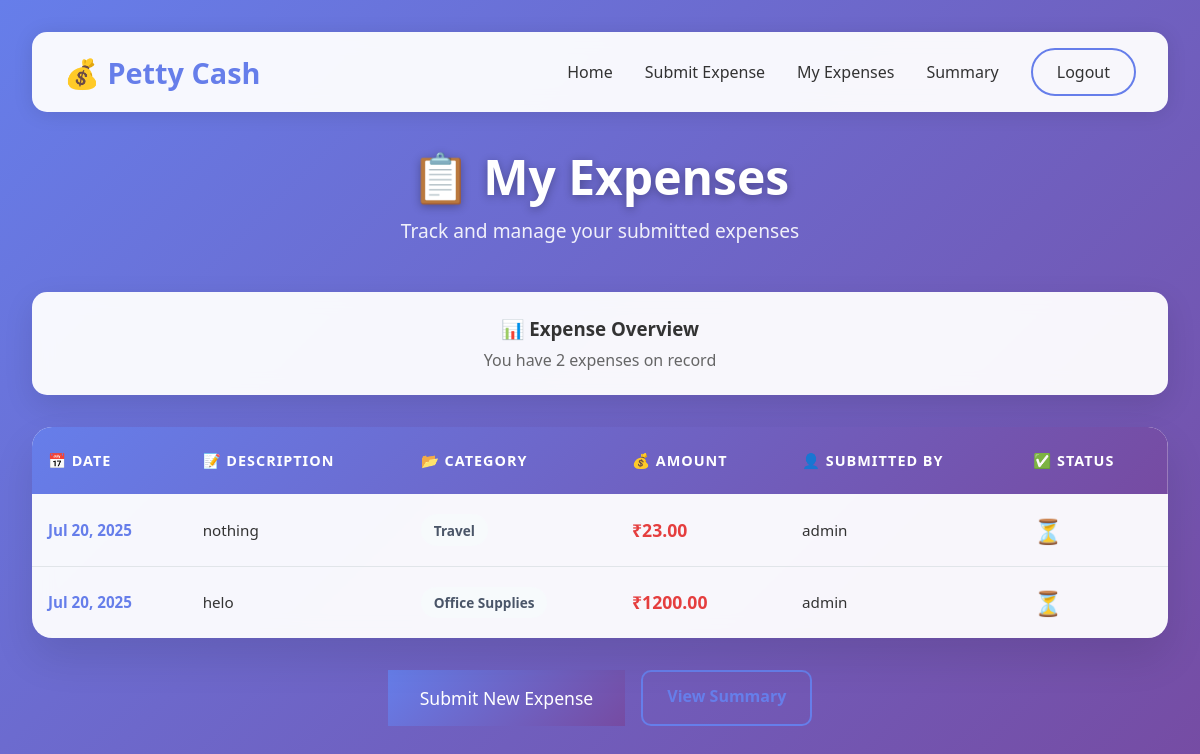
Page /expenses/ (signed in) on the committed database.
### myapp/models.py (models this page shows, shortened)
class Expense(models.Model):
    CATEGORY_CHOICES = [
        ('office', 'Office Supplies'),
        ('travel', 'Travel'),
        ('meal', 'Meals'),
        ('other', 'Other')
    ]
    date = models.DateField(auto_now_add=True)
    description = models.TextField()
    category = models.CharField(max_length=50, choices=CATEGORY_CHOICES)
    amount = models.DecimalField(max_digits=10, decimal_places=2)
    submitted_by = models.ForeignKey(User, on_delete=models.CASCADE)
    approved = models.BooleanField(default=False)

class User(AbstractUser):
      pass

### myapp/views.py (the view)
# urls.py: path('expenses/', expense_list, name='expense_list'),
@login_required
def expense_list(request):
    expenses = Expense.objects.filter(submitted_by=request.user).order_by('-date')
    return render(request, 'expenses/expense_list.html', {'expenses': expenses})

### myapp/templates/expenses/expense_list.html (shortened to what this page needs)
<!DOCTYPE html>
<html lang="en">
<head>
</head>
<body>
    <nav class="navbar">
        <div class="nav-container">
            <a href="{% url 'home' %}" class="logo">💰 Petty Cash</a>
            <ul class="nav-links">
                <li><a href="{% url 'home' %}">Home</a></li>
                <li><a href="{% url 'submit_expense' %}">Submit Expense</a></li>
                <li><a href="{% url 'expense_list' %}">My Expenses</a></li>
                <li><a href="{% url 'petty_cash_summary' %}">Summary</a></li>
                <li><a href="{% url 'logout' %}" class="btn btn-secondary">Logout</a></li>
            </ul>
        </div>
    </nav>
    <div class="expenses-container">
        <div class="page-header">
            <h1 class="page-title">📋 My Expenses</h1>
            <p class="page-subtitle">Track and manage your submitted expenses</p>
        </div>
        {% if expenses %}
            <div class="stats-bar">
                <h3>📊 Expense Overview</h3>
                <p>You have {{ expenses|length }} expense{{ expenses|length|pluralize }} on record</p>
            </div>
            <div class="expenses-table-container">
                <table class="expenses-table">
                    <thead class="table-header">
                        <tr>
                            <th>📅 Date</th>
                            <th>📝 Description</th>
                            <th>📂 Category</th>
                            <th>💰 Amount</th>
                            <th>👤 Submitted By</th>
                            <th>✅ Status</th>
                        </tr>
                    </thead>
                    <tbody>
                        {% for expense in expenses %}
                            <tr class="table-row">
                                <td class="table-cell expense-date">{{ expense.date|date:"M d, Y" }}</td>
                                <td class="table-cell expense-description" title="{{ expense.description }}">{{ expense.description }}</td>
                                <td class="table-cell">
                                    <span class="expense-category">{{ expense.get_category_display }}</span>
                                </td>
                                <td class="table-cell expense-amount">₹{{ expense.amount|floatformat:2 }}</td>
                                <td class="table-cell">{{ expense.submitted_by.username }}</td>
                                <td class="table-cell expense-status">
                                    {% if expense.approved %}
                                        <span class="approved" title="Approved">✅</span>
                                    {% else %}
                                        <span class="pending" title="Pending">⏳</span>
                                    {% endif %}
                                </td>
                            </tr>
                        {% endfor %}
                    </tbody>
                </table>
            </div>
        {% endif %}
        <div class="actions">
            <a href="{% url 'submit_expense' %}" class="btn-primary">Submit New Expense</a>
            <a href="{% url 'petty_cash_summary' %}" class="btn-outline">View Summary</a>
        </div>
    </div>
</body>
</html>

### myapp/templates/expenses/expense_list.html (style rules this page uses)
* { margin: 0; padding: 0; box-sizing: border-box; }
body { font-family: 'Segoe UI', Tahoma, Geneva, Verdana, sans-serif; background: linear-gradient(135deg, #667eea 0%, #764ba2 100%); min-height: 100vh; padding: 2rem; }
.navbar { background: rgba(255, 255, 255, 0.95); backdrop-filter: blur(10px); padding: 1rem 0; border-radius: 15px; box-shadow: 0 2px 20px rgba(0, 0, 0, 0.1); margin-bottom: 2rem; }
.nav-container { max-width: 1200px; margin: 0 auto; display: flex; justify-content: space-between; align-items: center; padding: 0 2rem; }
.logo { font-size: 1.8rem; font-weight: bold; color: #667eea; text-decoration: none; }
.nav-links { display: flex; list-style: none; gap: 2rem; align-items: center; }
.nav-links a { text-decoration: none; color: #333; font-weight: 500; transition: color 0.3s ease; }
.btn { padding: 0.7rem 1.5rem; border: none; border-radius: 25px; text-decoration: none; font-weight: 600; transition: all 0.3s ease; cursor: pointer; display: inline-block; }
.btn-secondary { background: transparent; color: #667eea; border: 2px solid #667eea; }
.expenses-container { max-width: 1200px; margin: 0 auto; }
.page-header { text-align: center; margin-bottom: 3rem; color: white; }
.page-title { font-size: 3rem; margin-bottom: 0.5rem; text-shadow: 0 2px 10px rgba(0, 0, 0, 0.3); }
.page-subtitle { font-size: 1.2rem; opacity: 0.9; }
.expenses-table-container { background: rgba(255, 255, 255, 0.95); backdrop-filter: blur(10px); border-radius: 20px; box-shadow: 0 20px 40px rgba(0, 0, 0, 0.1); overflow: hidden; margin-bottom: 2rem; }
.expenses-table { width: 100%; border-collapse: collapse; }
.table-header { background: linear-gradient(135deg, #667eea 0%, #764ba2 100%); color: white; }
.table-header th { padding: 1.5rem 1rem; text-align: left; font-weight: 600; font-size: 0.9rem; text-transform: uppercase; letter-spacing: 1px; }
.table-row { border-bottom: 1px solid #e1e5e9; transition: background-color 0.3s ease; }
.table-row:last-child { border-bottom: none; }
.table-cell { padding: 1.2rem 1rem; color: #333; font-size: 0.95rem; }
.expense-date { font-weight: 600; color: #667eea; }
.expense-description { max-width: 200px; overflow: hidden; text-overflow: ellipsis; white-space: nowrap; }
.expense-category { background: #f7fafc; color: #4a5568; padding: 0.4rem 0.8rem; border-radius: 20px; font-size: 0.85rem; font-weight: 600; display: inline-block; }
.expense-amount { font-weight: 700; color: #e53e3e; font-size: 1.1rem; }
.expense-status { font-size: 1.5rem; }
.pending { color: #ed8936; }
.btn-primary { background: linear-gradient(135deg, #667eea 0%, #764ba2 100%); color: white; padding: 1rem 2rem; font-size: 1.1rem; text-decoration: none; display: inline-block; }
.actions { display: flex; justify-content: center; gap: 1rem; flex-wrap: wrap; }
.btn-outline { background: transparent; color: #667eea; border: 2px solid #667eea; padding: 0.8rem 1.5rem; text-decoration: none; border-radius: 10px; font-weight: 600; transition: all 0.3s ease; }
.stats-bar { background: rgba(255, 255, 255, 0.95); backdrop-filter: blur(10px); padding: 1.5rem; border-radius: 15px; box-shadow: 0 10px 30px rgba(0, 0, 0, 0.1); margin-bottom: 2rem; text-align: center; }
.stats-bar h3 { color: #333; margin-bottom: 0.5rem; }
.stats-bar p { color: #666; }

### rows in the picture
Expense: date "Jul 20, 2025", description "nothing", category "Travel", amount "23.00", submitted_by.username "admin"
Expense: date "Jul 20, 2025", description "helo", category "Office Supplies", amount "1200.00", submitted_by.username "admin"

### other values in the picture
{{ expenses|length }} "2"
